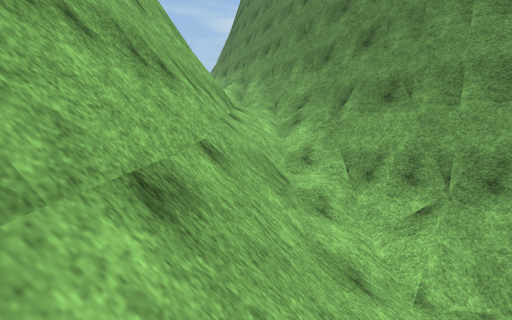
[1] (above)

16 first-person views from a walk through a 3-D level made in the Unity game engine. The camera is 1.3 m above the floor, tilts 4° down and sees 85° across. The floor is counted in squares, 2 m on a side. Each view is taken from the middle of a square. On the plan, view 1 faces up. The plan holds only what a view shows up to about 9 squares ahead; the rest is blank. The place goes on beyond the plan. Surface patterns are stand-ins for the level's own textures.

[2]
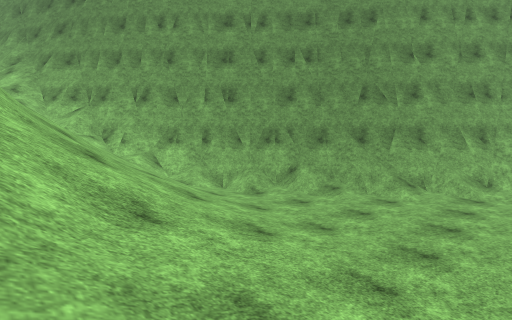

[3]
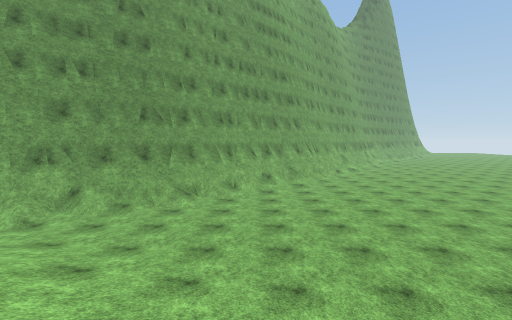

[4]
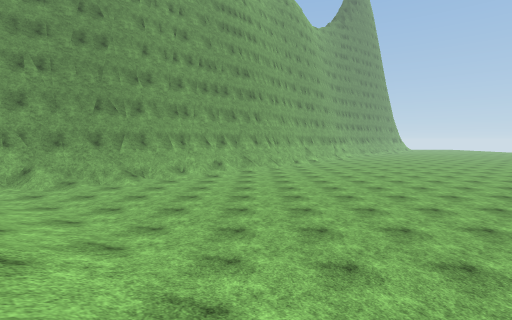

[5]
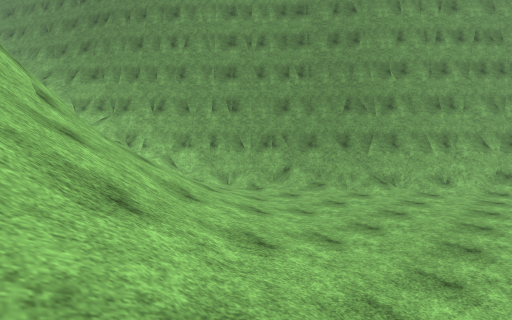

[6]
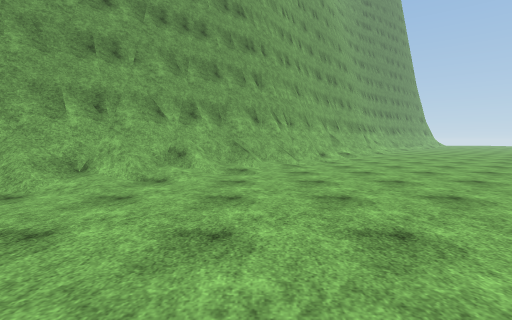

[7]
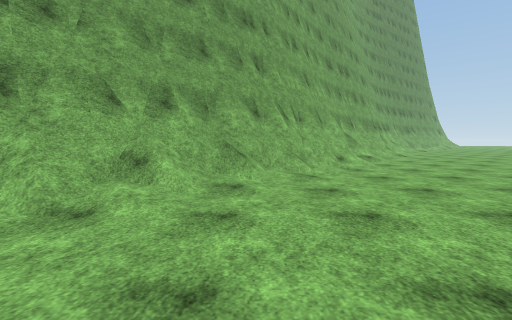

[8]
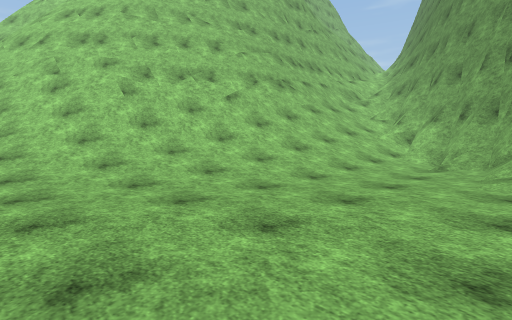

[9]
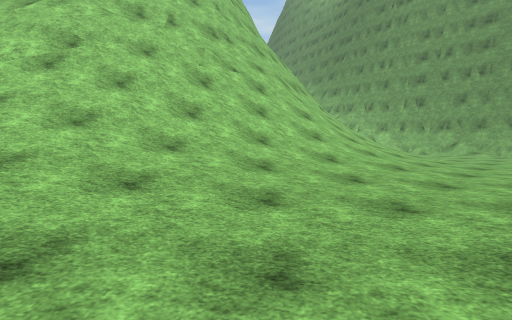

[10]
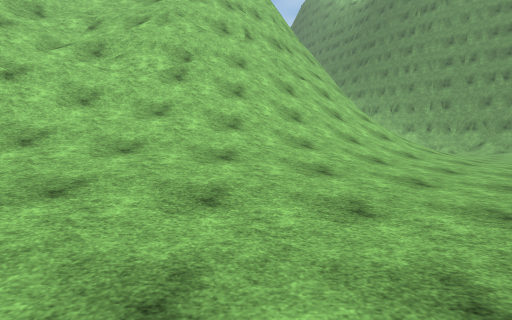

[11]
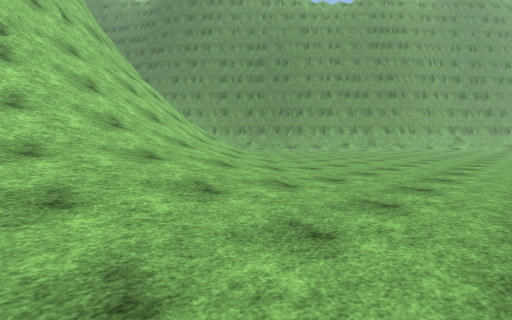

[12]
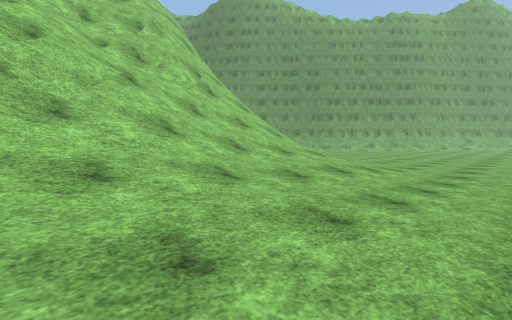

[13]
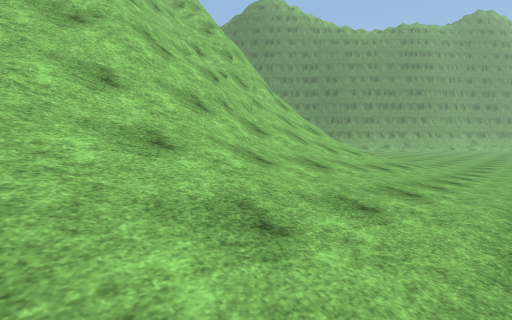

[14]
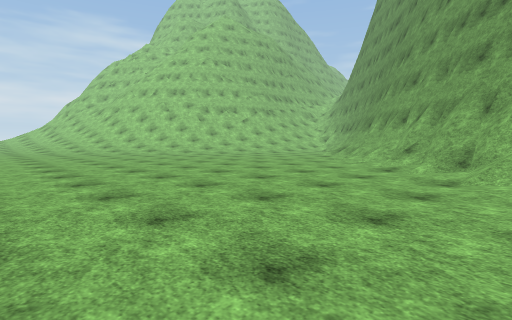

[15]
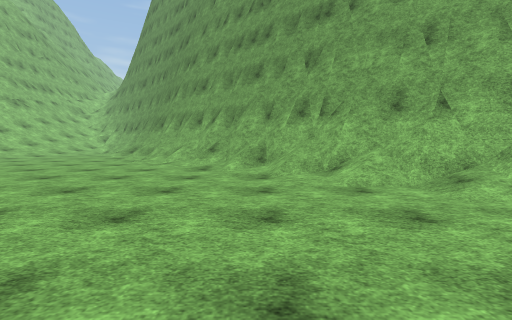

[16]
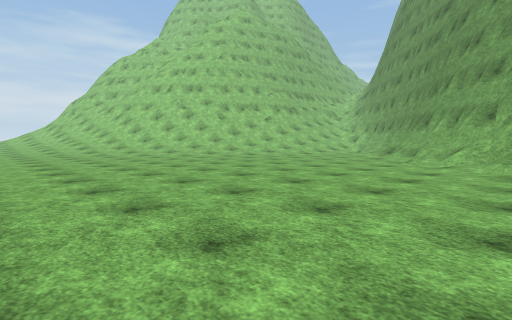

### Floor plan
Key: @ floor where view 1 was taken; # wall or solid block; . main floor; : floor 0.25 m higher than the main floor; + floor 0.5 m higher than the main floor; * floor 0.75 m higher than the main floor; / step, stairs or slope; = window, fence, low wall or low ledge.
Columns run from 14 left of view 1 to 14 right of it. Each row starts with its distance up from view 1.
  9               ##
  8               /#
  7              =/##
  6             ##//#
  5              #=/#
  4              ##/##
  3              #=/=#
  2              #///##
  1              #/ //##
  0              #@////##
 -1              ##///:/##
 -2              #////../#
 -3            ###////..:##
 -4           ###////:.../##
 -5          ##/////:...../##
 -6         ##//////:....../##
 -7        ##//////:.......:/##
 -8    #####///////:........./##
 -9    =/=#//////::.........../##
-10  =##////////::............./#
-11 /=#==//////::.............../
-12 ////////*/::.................
-13 //////::::...................
-14 ///+::::.....................
-15 ::::::.......................

Where each view was taken, in squares from view 1:
view 1: 0 up, 0 right, facing up
view 2: 6 down, 0 right, facing up-right
view 3: 6 down, 1 left, facing right
view 4: 8 down, 2 left, facing right
view 5: 7 down, 1 left, facing up-right
view 6: 8 down, 4 right, facing right
view 7: 8 down, 6 right, facing right
view 8: 8 down, 6 right, facing up-left
view 9: 14 down, 3 left, facing up
view 10: 15 down, 5 left, facing up
view 11: 15 down, 7 left, facing up-right
view 12: 15 down, 11 left, facing up-right
view 13: 15 down, 14 left, facing up-right
view 14: 15 down, 13 right, facing up-left
view 15: 15 down, 12 right, facing up
view 16: 15 down, 11 right, facing up-left
